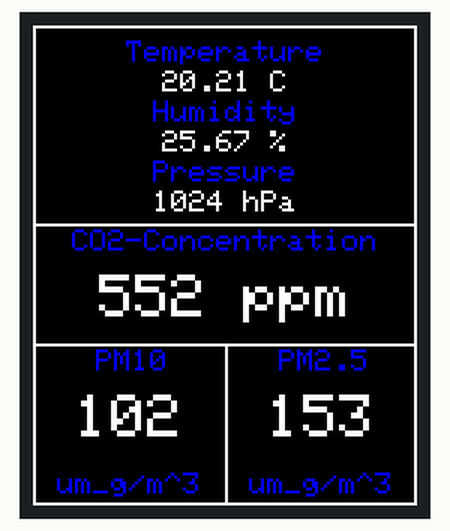
A sketch run on a simulated Arduino Uno, built with avr-gcc and run on an emulated ATmega328P. On the bench: 128×160 colour display.

Above: at 0.2 s.

The sketch:

TFT-Design-Dummy.ino
```cpp
#include <Adafruit_GFX.h>    // Core graphics library
#include <Adafruit_ST7735.h> // Hardware-specific library for ST7735
#include <SPI.h>

#define TFT_CS         15
#define TFT_RST        0
#define TFT_DC         2

Adafruit_ST7735 tft = Adafruit_ST7735(TFT_CS, TFT_DC, TFT_RST);

void drawCenteredText(String text, int x, int y){
  int16_t x1, y1;
  uint16_t w, h;
  tft.getTextBounds(text, x, y, &x1, &y1, &w, &h);
  tft.setCursor((x - w) / 2, y);
  tft.print(text);
}

void setup() {
  Serial.begin(9600);

  tft.initR(INITR_BLACKTAB);
  tft.fillScreen(ST7735_BLACK);
  tft.setTextSize(1);

  // Draw outlines
  tft.drawLine(0, 0, tft.width(), 0, ST7735_WHITE);
  tft.drawLine(0, 0, 0, tft.height(), ST7735_WHITE);
  tft.drawLine(0, tft.height()-1, tft.width()-1, tft.height()-1, ST7735_WHITE);
  tft.drawLine(tft.width()-1, 0, tft.width()-1, tft.height()-1, ST7735_WHITE);

  // Draw sections
  tft.drawLine(0, tft.height()*5/12, tft.width(), tft.height()*5/12, ST7735_WHITE);
  tft.drawLine(0, tft.height()*2/3, tft.width(), tft.height()*2/3, ST7735_WHITE);
  tft.drawLine(tft.width()/2, tft.height()*2/3, tft.width()/2, tft.height(), ST7735_WHITE);

  // Draw headers
  tft.setTextColor(ST7735_BLUE);
  drawCenteredText("Temperature", tft.width(), 5);
  drawCenteredText("Humidity", tft.width(), 25);
  drawCenteredText("Pressure", tft.width(), 45);
  drawCenteredText("CO2-Concentration", tft.width(), tft.height()*5/12 + 2);
  drawCenteredText("PM10", tft.width()/2+2, tft.height()*2/3+2);
  drawCenteredText("PM2.5", tft.width()*3/2+2, tft.height()*2/3+2);
  drawCenteredText("um_g/m^3", tft.width() / 2, tft.height()*2/3+43);
  drawCenteredText("um_g/m^3", tft.width() * 3/2, tft.height()*2/3+43);

  // Draw sensor values
  tft.setTextSize(1);
  tft.setTextColor(ST7735_WHITE);
  drawCenteredText("20.21 C", tft.width(), 15);
  drawCenteredText("25.67 %", tft.width(), 35);
  drawCenteredText("1024 hPa", tft.width(), 55);

  tft.setTextSize(2);
  drawCenteredText("552 ppm", tft.width(), tft.height()*5/12 + 17);
  drawCenteredText("102", tft.width() / 2, tft.height()*2/3+17);
  drawCenteredText("153", tft.width() * 3/2, tft.height()*2/3+17);


}

void loop(){

}
```
